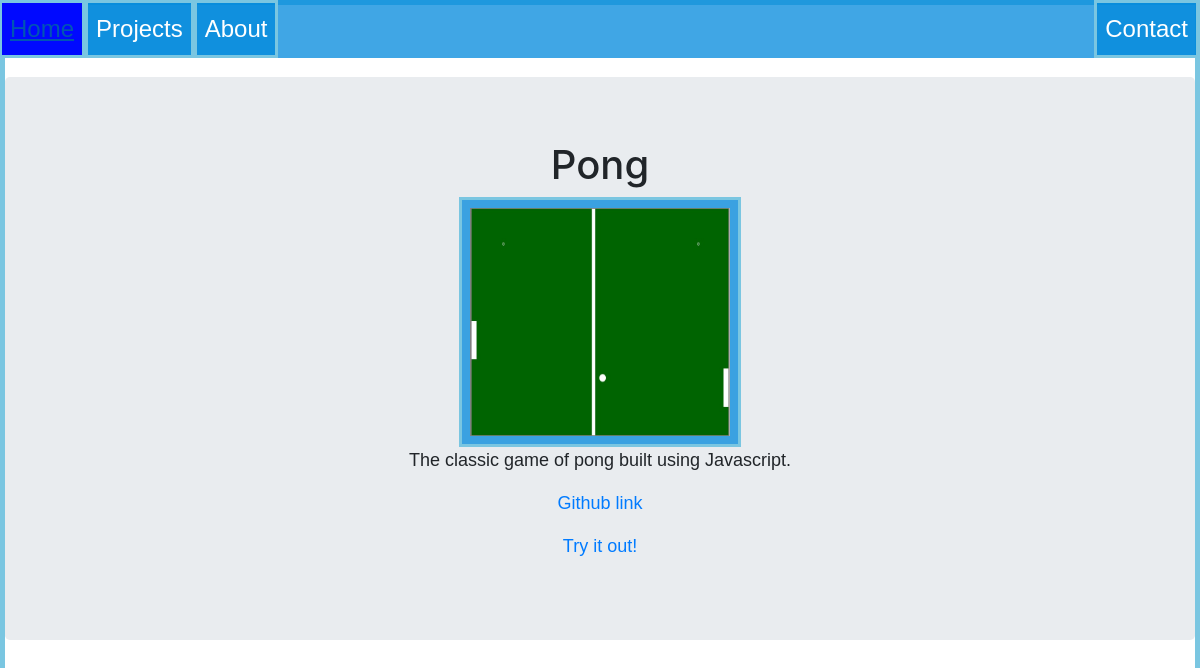
Page /8 on the committed database.
### portfoliowebsite/models.py (models this page shows, shortened)
class ProjectPost(db.Model):
    __tablename__ = 'projects'
    id = db.Column(db.Integer,primary_key=True)
    date = db.Column(db.DateTime,nullable=False,default=datetime.utcnow)
    title = db.Column(db.String,nullable=False)
    description = db.Column(db.Text,nullable=False)
    link = db.Column(db.Text,nullable=True)
    demo = db.Column(db.Text,nullable=True)

### portfoliowebsite/projects/views.py (the view)
@projects.route('/<int:project_id>')
def project_page(project_id):
    project_page = ProjectPost.query.get_or_404(project_id)
    return render_template('project_page.html',title=project_page.title,
                            description=project_page.description,
                            link=project_page.link, id = project_page.id,
                            post = project_page,
                            demo = project_page.demo)

### portfoliowebsite/templates/project_page.html (shortened to what this page needs)
{% extends "base.html" %}
{% block content %}
<head>
</head>
<body>
  <div class="jumbotron">
    <h1>{{ title}}</h1>
    <img class="projbox" src="static/media/{{id}}.png" height="250px" width="400px">
    <p>{{ description}}</p>
    <p><a href="{{ link }} " target="_blank">Github link</a></p>
    {% if demo %}
    <p><a href="{{ demo }} " target="_blank">Try it out!</a></p>
    {% endif %}
  </div>
</body>
{% endblock %}

### portfoliowebsite/static/stylesheets/StyleSheet.css (style rules this page uses)
h1 { font-family: 'Otomanopee One', sans-serif; font-size: xxx-large; text-align: center; }
body { border: 5px solid rgba(122,198,225,1); margin:0px; padding:0px; }
p { font-family: 'Comic Sans MS', sans-serif; font-size: large; text-align: center; margin-left:300px;margin-right:300px; }
.projbox { display: block; padding: 8px; margin-left: auto; margin-right: auto; width: 25%; background-color: rgba(1,137,220,0.75); color: white; text-decoration:none; border:solid; border-right-color: rgba(122,198,225,1); border-left-color: rgba(122,198,225,1); border-top-color: rgba(122,198,225,1); border-bottom-color: rgba(122,198,225,1); font-family:'Otomanopee One', sans-serif; text-align: center; }

### rows in the picture
ProjectPost: title "Pong", description "The classic game of pong built using Javascript."
